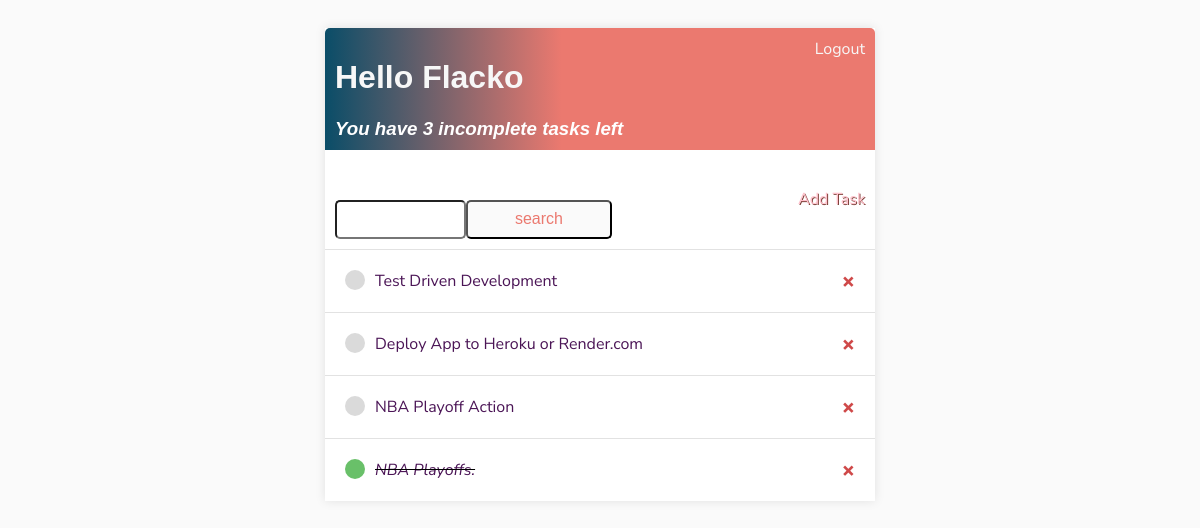
The app's page / (signed in) with its own data.
### TaskPro/models.py (models this page shows)
class Task(models.Model):
    user = models.ForeignKey(User, on_delete=models.CASCADE, null=True)
    title = models.TextField(max_length=50)
    description = models.TextField()
    complete = models.BooleanField(default=False)
    created_at = models.DateTimeField(auto_now_add=True)
    due_date = models.DateField()
    def __str__(self):
        return self.title
    class Meta:
        ordering = ['complete']

### TaskPro/views.py (the view)
# urls.py: path('', TaskList.as_view(), name='task-list'),
class TaskList(LoginRequiredMixin, ListView):
    model = Task
    context_object_name = 'tasks'
    def get_context_data(self, **kwargs):
        context = super().get_context_data(**kwargs)
        context['incomplete_task_count'] = Task.objects.filter(complete=False).count()
        return context

### TaskPro/templates/TaskPro/task_list.html (shortened to what this page needs)
{%  extends 'main.html' %}
{% block content %}
    <div class="header">
        <div>
            <h1><a href="{% url 'task-list' %}">Hello {{ request.user }}</a></h1>
            <h3 style="margin:0;"><i>You have {{ incomplete_task_count }} incomplete task{{ incomplete_task_count|pluralize:"s" }}
                left</i></h3>
        </div>
    {% if request.user.is_authenticated %}
        <a href="{% url 'logout' %}">Logout</a>
    {% else %}
        <a href="{% url 'login' %}">Login</a>
    {% endif %}
    </div>
    <div id="search-form">
          <form action="{% url 'search' %}" style="margin-top:20px; display : flex;">
        <input type="text" name="q">
        <input class="button search-btn" type="submit" value="search">
    </form>
        <a class="add-task" href="{% url 'create-task' %}">Add Task</a>
    </div>
        <div class="task-item-wrapper">
              {% for task in tasks %}
            <div class="task-wrapper">
                {% if task.complete %}
                    <div class="task-title">
                        <div class="task-complete-icon"></div>
                            <i><s><a href="{% url 'edit-task' task.id %}">{{ task }}</a></s></i>
                    </div>
                <a class="delete-link" href="{% url 'delete-task' task.id %}">&#215</a>
                {% else %}
                     <div class="task-title">
                        <div class="task-incomplete-icon"></div>
                          <a href="{% url 'edit-task' task.id %}">{{ task }}</a>
                    </div>
                <a class="delete-link" href="{% url 'delete-task' task.id %}">&#215</a>
                {% endif %}
            </div>
            {% endfor %}
        </div>
{% endblock content %}

### TaskPro/static/css/style.css (style rules this page uses)
body { background-color : #FAFAFA; font-family: 'Nunito Sans', sans-serif; padding-top : 20px; }
h1,h2,h3,h4,h5,h6 { font-family : 'Raleway', sans-serif; }
a,p { color: #4b5156; }
.header { display: flex; justify-content : space-between; color: #fff; padding: 10px; border-radius : 5px 5px 0 0; background: linear-gradient(90deg, #0A4D68 0%, #EB796F 43%, #EB796F 100%); }
.header a { color : rgb(247, 247, 247); text-decoration : none; }
.task-wrapper { display : flex; align-items: center; justify-content : space-between; padding: 20px; background-color: #fff; border-top : 1px solid rgb(226, 226, 226); }
.task-title { display : flex; }
.task-title a { text-decoration : none; color : #4b1556; margin-left : 10px; }
.task-complete-icon { height : 20px; width : 20px; background-color : rgb(105, 192, 105); border-radius : 50%; }
.task-incomplete-icon { height : 20px; width : 20px; background-color : rgb(218, 218, 218); border-radius : 50%; }
.delete-link { text-decoration : none; font-weight : 900; color : #cf4949; font-size : 22px; line-height : 0; }
#search-form { display : flex; justify-content : space-between; align-items : center; padding : 10px; }
.add-task { color : #FFC0CB; text-decoration : none; text-shadow : 1px 1px #81413b; }
input[type=text], input[type=password], textarea { border : 1px solid # EB796F; border-radius : 5px; padding : 10px; width : 90%; margin-top: 20px; max-width: 300px; box-sizing: border-box; }
.button { border : 1px solid # EB796F; background-color : #FAFAFA; color : #EB796F; padding : 10px; font-size : 14px; border-radius : 5px; cursor : pointer; text-decoration : none; }
.search-btn { display: block; margin-top: 20px; padding: 6px 12px; font-size: 16px; border-radius: 5px; width: 100%; max-width: 300px; box-sizing: border-box; }

### records on screen
Task: title "Test Driven Development"
Task: title "Deploy App to Heroku or Render.com"
Task: title "NBA Playoff Action"
Task: title "NBA Playoffs."

### other values on screen
{{ request.user }} "Flacko"
{{ incomplete_task_count }} "3"
